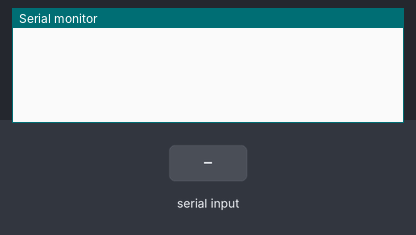
The program below on a simulated Arduino Uno, built for the host (arithmetic inside an expression is 32-bit, double 64-bit). Parts: the last lines printed to the serial monitor. Inputs (shaded band) come from the test bench.

Above: at 1.2 s.
1.3 s: "READDIA\n" received over Serial
At 2.4 s:
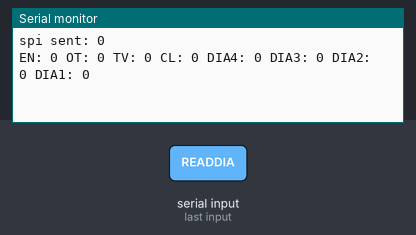
2.8 s: "READCONF\n" received over Serial
At 3.7 s:
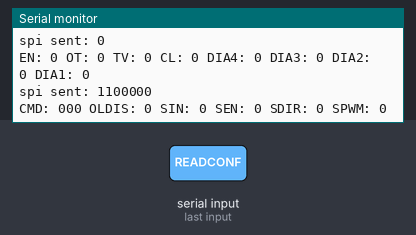
4.3 s: "READREV\n" received over Serial
At 4.9 s:
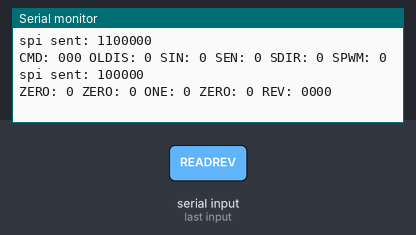

The program:

main.cpp
```cpp
#include <SPI.h>
#include <Arduino.h>

const int spiClk = 1000000; // SPI clock speed in Hz

SPIClass hspi;
SPIClass vspi;

#define HSPI_CS 15
#define HSPI_MOSI 13
#define HSPI_MISO 12
#define HSPI_SCK 14

#define READ_DIA 0b00000000
#define READ_CONTROL 0b01100000
#define READ_REV 0b00100000

byte spiCommand(SPIClass &spi, byte data, int CS)
{
    spi.beginTransaction(SPISettings(spiClk, MSBFIRST, SPI_MODE0));
    digitalWrite(CS, LOW);
    byte spiResponse = spi.transfer(data);
    digitalWrite(CS, HIGH);
    spi.endTransaction();
    return spiResponse;
}

void readDiag()
{

    byte response = spiCommand(hspi, READ_DIA, HSPI_CS);
    Serial.print("spi sent: ");
    Serial.println(READ_DIA, BIN);

    int responseArray[8] = {0}; // Array to store each bit of the binary number
    int index = 0;        // Index to keep track of the position in the array

    for (int i = 7; i >= 0; i--)
    {
        if ((response >> i) & 1)
        {
            responseArray[index++] = 1;
        }
        else
        {
            responseArray[index++] = 0;
        }
    }

    Serial.print("EN: " + String(responseArray[0]));
    Serial.print(" OT: " + String(responseArray[1]));
    Serial.print(" TV: " + String(responseArray[2]));
    Serial.print(" CL: " + String(responseArray[3]));
    Serial.print(" DIA4: " + String(responseArray[4]));
    Serial.print(" DIA3: " + String(responseArray[5]));
    Serial.print(" DIA2: " + String(responseArray[6]));
    Serial.print(" DIA1: " + String(responseArray[7]));

    Serial.println();
}

void readConfig()
{
    byte response = spiCommand(hspi, READ_CONTROL, HSPI_CS);
    Serial.print("spi sent: ");
    Serial.println(READ_CONTROL, BIN);

    int responseArray[8] = {0}; // Array to store each bit of the binary number
    int index = 0;        // Index to keep track of the position in the array

    for (int i = 7; i >= 0; i--)
    {
        if ((response >> i) & 1)
        {
            responseArray[index++] = 1;
        }
        else
        {
            responseArray[index++] = 0;
        }
    }

    Serial.print("CMD: " + String(responseArray[0]) + String(responseArray[1]) + String(responseArray[2]));
    Serial.print(" OLDIS: " + String(responseArray[3]));
    Serial.print(" SIN: " + String(responseArray[4]));
    Serial.print(" SEN: " + String(responseArray[5]));
    Serial.print(" SDIR: " + String(responseArray[6]));
    Serial.print(" SPWM: " + String(responseArray[7]));
    Serial.println();
}

void readRevision()
{
    byte response = spiCommand(hspi, READ_REV, HSPI_CS);
    Serial.print("spi sent: ");
    Serial.println(READ_REV, BIN);

    int responseArray[8] = {0}; // Array to store each bit of the binary number
    int index = 0;        // Index to keep track of the position in the array

    for (int i = 7; i >= 0; i--)
    {
        if ((response >> i) & 1)
        {
            responseArray[index++] = 1;
        }
        else
        {
            responseArray[index++] = 0;
        }
    }

    Serial.print("ZERO: " + String(responseArray[0]));
    Serial.print(" ZERO: " + String(responseArray[1]));
    Serial.print(" ONE: " + String(responseArray[2]));
    Serial.print(" ZERO: " + String(responseArray[3]));
    Serial.print(" REV: " + String(responseArray[4]) + String(responseArray[5]) + String(responseArray[6]) + String(responseArray[7]));
    Serial.println();
}

void serialRX()
{
    if (Serial.available())
    {
        String str = Serial.readStringUntil('\n');

        if (str.startsWith("READDIA"))
        {
            readDiag();
           // readConfig();
           // readRevision();
        }
        if (str.startsWith("READCONF"))
        {
            // readDiag();
            readConfig();
            // readRevision();
        }
        if (str.startsWith("READREV"))
        {
            // readDiag();
            //readConfig();
            readRevision();
        }
    }
}

void setup()
{
    Serial.begin(115200);
    hspi.begin(HSPI_SCK, HSPI_MISO, HSPI_MOSI, HSPI_CS);
    // hspi.begin();
    pinMode(HSPI_CS, OUTPUT);
}

void loop()
{
    serialRX();
    delay(100);
}
```

Measured:
- after the input at 1.3 s, the serial monitor: prints a new line at once (image 1)
- after the input at 2.8 s, the serial monitor: prints a new line at once (image 2)
- after the input at 4.3 s, the serial monitor: prints a new line at once (image 3)
